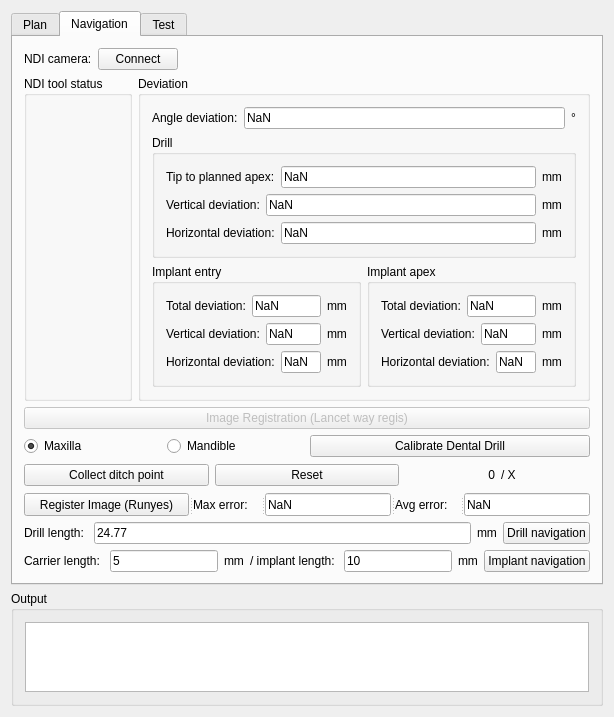
<?xml version="1.0" encoding="UTF-8"?>
<ui version="4.0">
 <class>DentalAccuracyControls</class>
 <widget class="QWidget" name="DentalAccuracyControls">
  <property name="geometry">
   <rect>
    <x>0</x>
    <y>0</y>
    <width>612</width>
    <height>681</height>
   </rect>
  </property>
  <property name="minimumSize">
   <size>
    <width>0</width>
    <height>0</height>
   </size>
  </property>
  <property name="windowTitle">
   <string>QmitkTemplate</string>
  </property>
  <layout class="QGridLayout" name="gridLayout_9">
   <item row="0" column="0">
    <widget class="QTabWidget" name="tabWidget">
     <property name="currentIndex">
      <number>1</number>
     </property>
     <widget class="QWidget" name="tab_2">
      <attribute name="title">
       <string>Plan</string>
      </attribute>
      <layout class="QGridLayout" name="gridLayout_8">
       <item row="0" column="0">
        <widget class="QLabel" name="label">
         <property name="text">
          <string>1. ROI selection with &quot;Image Cropper&quot;</string>
         </property>
        </widget>
       </item>
       <item row="1" column="0">
        <widget class="QLabel" name="label_12">
         <property name="text">
          <string>2. Volume visualization</string>
         </property>
        </widget>
       </item>
       <item row="2" column="0">
        <layout class="QHBoxLayout" name="horizontalLayout">
         <item>
          <widget class="QLabel" name="label_2">
           <property name="text">
            <string>3. Adjust the occlusal plane </string>
           </property>
          </widget>
         </item>
         <item>
          <widget class="QPushButton" name="pushButton_planeAdjust">
           <property name="text">
            <string>Adjust occlusal plane</string>
           </property>
          </widget>
         </item>
        </layout>
       </item>
       <item row="3" column="0">
        <widget class="QLabel" name="label_3">
         <property name="text">
          <string>4. Pick dental curve seeds with &quot;Point Set Interaction&quot;</string>
         </property>
        </widget>
       </item>
       <item row="4" column="0">
        <layout class="QHBoxLayout" name="horizontalLayout_2">
         <item>
          <widget class="QLabel" name="label_5">
           <property name="text">
            <string>5. Generate the dental spline and the Panorama MIP</string>
           </property>
          </widget>
         </item>
         <item>
          <widget class="QPushButton" name="pushButton_splineAndPanorama">
           <property name="text">
            <string>Generate</string>
           </property>
          </widget>
         </item>
        </layout>
       </item>
       <item row="5" column="0">
        <widget class="QSplitter" name="splitter_2">
         <property name="orientation">
          <enum>Qt::Horizontal</enum>
         </property>
         <widget class="QPushButton" name="pushButton_viewPano">
          <property name="text">
           <string>View Panorama</string>
          </property>
         </widget>
         <widget class="QPushButton" name="pushButton_viewCursiveMPR">
          <property name="text">
           <string>View cursive MPR</string>
          </property>
         </widget>
         <widget class="QSlider" name="horizontalSlider">
          <property name="enabled">
           <bool>false</bool>
          </property>
          <property name="orientation">
           <enum>Qt::Horizontal</enum>
          </property>
         </widget>
        </widget>
       </item>
       <item row="6" column="0">
        <widget class="QLabel" name="label_4">
         <property name="text">
          <string>6. Segment the alveolar nerve with &quot;Segmentation&quot;</string>
         </property>
        </widget>
       </item>
       <item row="7" column="0">
        <widget class="QSplitter" name="splitter">
         <property name="orientation">
          <enum>Qt::Horizontal</enum>
         </property>
         <widget class="QLabel" name="label_10">
          <property name="text">
           <string>7. Reconstruct CBCT surface</string>
          </property>
         </widget>
         <widget class="QPushButton" name="pushButton_CBCTreconstruct">
          <property name="text">
           <string>Reconstruct surface</string>
          </property>
         </widget>
        </widget>
       </item>
       <item row="8" column="0">
        <widget class="QLabel" name="label_6">
         <property name="text">
          <string>8. Pick landmarks with &quot;Point Set Interaction&quot; </string>
         </property>
        </widget>
       </item>
       <item row="9" column="0">
        <layout class="QHBoxLayout" name="horizontalLayout_3">
         <item>
          <widget class="QLabel" name="label_7">
           <property name="text">
            <string>9. Merge the intraoral scan and CBCT </string>
           </property>
          </widget>
         </item>
         <item>
          <widget class="QPushButton" name="pushButton_iosCBCT">
           <property name="text">
            <string>Merge</string>
           </property>
          </widget>
         </item>
        </layout>
       </item>
       <item row="10" column="0">
        <layout class="QHBoxLayout" name="horizontalLayout_4">
         <item>
          <widget class="QLabel" name="label_8">
           <property name="text">
            <string>10. Dental crown placement  </string>
           </property>
          </widget>
         </item>
         <item>
          <widget class="QPushButton" name="pushButton_setCrown">
           <property name="text">
            <string>Set crown</string>
           </property>
          </widget>
         </item>
        </layout>
       </item>
       <item row="11" column="0">
        <layout class="QHBoxLayout" name="horizontalLayout_5">
         <item>
          <widget class="QLabel" name="label_9">
           <property name="text">
            <string>11. Implant placement  </string>
           </property>
          </widget>
         </item>
         <item>
          <widget class="QPushButton" name="pushButton_setImplant">
           <property name="text">
            <string>Set implant</string>
           </property>
          </widget>
         </item>
         <item>
          <widget class="QLabel" name="label_17">
           <property name="text">
            <string>Step: </string>
           </property>
          </widget>
         </item>
         <item>
          <widget class="QLineEdit" name="lineEdit_stepSize">
           <property name="text">
            <string>2</string>
           </property>
          </widget>
         </item>
         <item>
          <widget class="QPushButton" name="pushButton_implantFocus">
           <property name="text">
            <string>Focus</string>
           </property>
          </widget>
         </item>
        </layout>
       </item>
       <item row="12" column="0">
        <layout class="QGridLayout" name="gridLayout_7">
         <item row="1" column="0">
          <widget class="QGroupBox" name="groupBox_4">
           <property name="title">
            <string>Coronal</string>
           </property>
           <layout class="QGridLayout" name="gridLayout_5">
            <item row="0" column="0">
             <widget class="QPushButton" name="pushButton_counter_cor">
              <property name="text">
               <string>↺</string>
              </property>
             </widget>
            </item>
            <item row="0" column="1">
             <widget class="QPushButton" name="pushButton_U_cor">
              <property name="text">
               <string>↑</string>
              </property>
             </widget>
            </item>
            <item row="0" column="2">
             <widget class="QPushButton" name="pushButton_clock_cor">
              <property name="text">
               <string>↻</string>
              </property>
             </widget>
            </item>
            <item row="1" column="0">
             <widget class="QPushButton" name="pushButton_L_cor">
              <property name="text">
               <string>←</string>
              </property>
             </widget>
            </item>
            <item row="1" column="1">
             <widget class="QPushButton" name="pushButton_D_cor">
              <property name="text">
               <string>↓</string>
              </property>
             </widget>
            </item>
            <item row="1" column="2">
             <widget class="QPushButton" name="pushButton_R_cor">
              <property name="text">
               <string>→</string>
              </property>
             </widget>
            </item>
           </layout>
          </widget>
         </item>
         <item row="1" column="1">
          <widget class="QLabel" name="label_nerveDistance">
           <property name="text">
            <string>Distance to the alveolar nerve: </string>
           </property>
          </widget>
         </item>
         <item row="0" column="0">
          <widget class="QGroupBox" name="groupBox_2">
           <property name="title">
            <string>Axial</string>
           </property>
           <layout class="QGridLayout" name="gridLayout_3">
            <item row="0" column="0">
             <widget class="QPushButton" name="pushButton_counter_ax">
              <property name="text">
               <string>↺</string>
              </property>
             </widget>
            </item>
            <item row="0" column="1">
             <widget class="QPushButton" name="pushButton_U_ax">
              <property name="text">
               <string>↑</string>
              </property>
             </widget>
            </item>
            <item row="0" column="2">
             <widget class="QPushButton" name="pushButton_clock_ax">
              <property name="text">
               <string>↻</string>
              </property>
             </widget>
            </item>
            <item row="1" column="0">
             <widget class="QPushButton" name="pushButton_L_ax">
              <property name="text">
               <string>←</string>
              </property>
             </widget>
            </item>
            <item row="1" column="1">
             <widget class="QPushButton" name="pushButton_D_ax">
              <property name="text">
               <string>↓</string>
              </property>
             </widget>
            </item>
            <item row="1" column="2">
             <widget class="QPushButton" name="pushButton_R_ax">
              <property name="text">
               <string>→</string>
              </property>
             </widget>
            </item>
           </layout>
          </widget>
         </item>
         <item row="0" column="1">
          <widget class="QGroupBox" name="groupBox_3">
           <property name="title">
            <string>Sagittal</string>
           </property>
           <layout class="QGridLayout" name="gridLayout_4">
            <item row="0" column="0">
             <widget class="QPushButton" name="pushButton_counter_sag">
              <property name="text">
               <string>↺</string>
              </property>
             </widget>
            </item>
            <item row="0" column="1">
             <widget class="QPushButton" name="pushButton_U_sag">
              <property name="text">
               <string>↑</string>
              </property>
             </widget>
            </item>
            <item row="0" column="2">
             <widget class="QPushButton" name="pushButton_clock_sag">
              <property name="text">
               <string>↻</string>
              </property>
             </widget>
            </item>
            <item row="1" column="0">
             <widget class="QPushButton" name="pushButton_L_sag">
              <property name="text">
               <string>←</string>
              </property>
             </widget>
            </item>
            <item row="1" column="1">
             <widget class="QPushButton" name="pushButton_D_sag">
              <property name="text">
               <string>↓</string>
              </property>
             </widget>
            </item>
            <item row="1" column="2">
             <widget class="QPushButton" name="pushButton_R_sag">
              <property name="text">
               <string>→</string>
              </property>
             </widget>
            </item>
           </layout>
          </widget>
         </item>
        </layout>
       </item>
       <item row="13" column="0">
        <layout class="QHBoxLayout" name="horizontalLayout_6">
         <item>
          <widget class="QLabel" name="label_14">
           <property name="text">
            <string>12.Steel ball extraction</string>
           </property>
          </widget>
         </item>
         <item>
          <widget class="QLabel" name="label_20">
           <property name="text">
            <string> Splint type</string>
           </property>
          </widget>
         </item>
         <item>
          <widget class="QComboBox" name="comboBox_plate">
           <property name="minimumContentsLength">
            <number>0</number>
           </property>
           <item>
            <property name="text">
             <string>A</string>
            </property>
           </item>
           <item>
            <property name="text">
             <string>B</string>
            </property>
           </item>
           <item>
            <property name="text">
             <string>C</string>
            </property>
           </item>
          </widget>
         </item>
         <item>
          <widget class="QPushButton" name="pushButton_steelballExtract">
           <property name="text">
            <string>Extract steel balls (Lancet steelball)</string>
           </property>
          </widget>
         </item>
        </layout>
       </item>
      </layout>
     </widget>
     <widget class="QWidget" name="tab">
      <attribute name="title">
       <string>Navigation</string>
      </attribute>
      <layout class="QGridLayout" name="gridLayout_13">
       <item row="0" column="0">
        <layout class="QGridLayout" name="gridLayout_12">
         <item row="0" column="0">
          <layout class="QHBoxLayout" name="horizontalLayout_7">
           <item>
            <widget class="QLabel" name="label_11">
             <property name="text">
              <string>NDI camera:</string>
             </property>
            </widget>
           </item>
           <item>
            <widget class="QPushButton" name="pushButton_connectVega">
             <property name="text">
              <string>Connect</string>
             </property>
            </widget>
           </item>
           <item>
            <spacer name="horizontalSpacer">
             <property name="orientation">
              <enum>Qt::Horizontal</enum>
             </property>
             <property name="sizeHint" stdset="0">
              <size>
               <width>40</width>
               <height>20</height>
              </size>
             </property>
            </spacer>
           </item>
          </layout>
         </item>
         <item row="1" column="0">
          <layout class="QHBoxLayout" name="horizontalLayout_15">
           <item>
            <widget class="QGroupBox" name="groupBox_6">
             <property name="title">
              <string>NDI tool status</string>
             </property>
             <layout class="QGridLayout" name="gridLayout_6">
              <item row="0" column="0">
               <widget class="QmitkToolTrackingStatusWidget" name="m_StatusWidgetVegaToolToShow" native="true">
                <property name="minimumSize">
                 <size>
                  <width>0</width>
                  <height>200</height>
                 </size>
                </property>
                <property name="maximumSize">
                 <size>
                  <width>16777215</width>
                  <height>50</height>
                 </size>
                </property>
               </widget>
              </item>
             </layout>
            </widget>
           </item>
           <item>
            <widget class="QGroupBox" name="groupBox_7">
             <property name="title">
              <string>Deviation</string>
             </property>
             <layout class="QGridLayout" name="gridLayout_2">
              <item row="0" column="0" colspan="2">
               <layout class="QHBoxLayout" name="horizontalLayout_19">
                <item>
                 <widget class="QLabel" name="label_33">
                  <property name="text">
                   <string>Angle deviation:</string>
                  </property>
                 </widget>
                </item>
                <item>
                 <widget class="QLineEdit" name="lineEdit_angleError">
                  <property name="text">
                   <string>NaN</string>
                  </property>
                 </widget>
                </item>
                <item>
                 <widget class="QLabel" name="label_34">
                  <property name="text">
                   <string>°</string>
                  </property>
                 </widget>
                </item>
               </layout>
              </item>
              <item row="1" column="0" colspan="2">
               <widget class="QGroupBox" name="groupBox_8">
                <property name="title">
                 <string>Drill</string>
                </property>
                <layout class="QGridLayout" name="gridLayout_14">
                 <item row="0" column="0">
                  <layout class="QHBoxLayout" name="horizontalLayout_16">
                   <item>
                    <widget class="QLabel" name="label_27">
                     <property name="text">
                      <string>Tip to planned apex:</string>
                     </property>
                    </widget>
                   </item>
                   <item>
                    <widget class="QLineEdit" name="lineEdit_drillTipTotalError">
                     <property name="text">
                      <string>NaN</string>
                     </property>
                    </widget>
                   </item>
                   <item>
                    <widget class="QLabel" name="label_28">
                     <property name="text">
                      <string>mm</string>
                     </property>
                    </widget>
                   </item>
                  </layout>
                 </item>
                 <item row="1" column="0">
                  <layout class="QHBoxLayout" name="horizontalLayout_17">
                   <item>
                    <widget class="QLabel" name="label_29">
                     <property name="text">
                      <string>Vertical deviation:</string>
                     </property>
                    </widget>
                   </item>
                   <item>
                    <widget class="QLineEdit" name="lineEdit_drillTipVertError">
                     <property name="text">
                      <string>NaN</string>
                     </property>
                    </widget>
                   </item>
                   <item>
                    <widget class="QLabel" name="label_30">
                     <property name="text">
                      <string>mm</string>
                     </property>
                    </widget>
                   </item>
                  </layout>
                 </item>
                 <item row="2" column="0">
                  <layout class="QHBoxLayout" name="horizontalLayout_18">
                   <item>
                    <widget class="QLabel" name="label_31">
                     <property name="text">
                      <string>Horizontal deviation:</string>
                     </property>
                    </widget>
                   </item>
                   <item>
                    <widget class="QLineEdit" name="lineEdit_drillTipHoriError">
                     <property name="text">
                      <string>NaN</string>
                     </property>
                    </widget>
                   </item>
                   <item>
                    <widget class="QLabel" name="label_32">
                     <property name="text">
                      <string>mm</string>
                     </property>
                    </widget>
                   </item>
                  </layout>
                 </item>
                </layout>
               </widget>
              </item>
              <item row="2" column="0">
               <widget class="QGroupBox" name="groupBox_10">
                <property name="title">
                 <string>Implant entry</string>
                </property>
                <layout class="QGridLayout" name="gridLayout_15">
                 <item row="0" column="0">
                  <layout class="QHBoxLayout" name="horizontalLayout_24">
                   <item>
                    <widget class="QLabel" name="label_43">
                     <property name="text">
                      <string>Total deviation:</string>
                     </property>
                    </widget>
                   </item>
                   <item>
                    <widget class="QLineEdit" name="lineEdit_entryTotalError">
                     <property name="text">
                      <string>NaN</string>
                     </property>
                    </widget>
                   </item>
                   <item>
                    <widget class="QLabel" name="label_44">
                     <property name="text">
                      <string>mm</string>
                     </property>
                    </widget>
                   </item>
                  </layout>
                 </item>
                 <item row="1" column="0">
                  <layout class="QHBoxLayout" name="horizontalLayout_23">
                   <item>
                    <widget class="QLabel" name="label_41">
                     <property name="text">
                      <string>Vertical deviation:</string>
                     </property>
                    </widget>
                   </item>
                   <item>
                    <widget class="QLineEdit" name="lineEdit_entryVertError">
                     <property name="text">
                      <string>NaN</string>
                     </property>
                    </widget>
                   </item>
                   <item>
                    <widget class="QLabel" name="label_42">
                     <property name="text">
                      <string>mm</string>
                     </property>
                    </widget>
                   </item>
                  </layout>
                 </item>
                 <item row="2" column="0">
                  <layout class="QHBoxLayout" name="horizontalLayout_25">
                   <item>
                    <widget class="QLabel" name="label_45">
                     <property name="text">
                      <string>Horizontal deviation:</string>
                     </property>
                    </widget>
                   </item>
                   <item>
                    <widget class="QLineEdit" name="lineEdit_entryHoriError">
                     <property name="text">
                      <string>NaN</string>
                     </property>
                    </widget>
                   </item>
                   <item>
                    <widget class="QLabel" name="label_46">
                     <property name="text">
                      <string>mm</string>
                     </property>
                    </widget>
                   </item>
                  </layout>
                 </item>
                </layout>
               </widget>
              </item>
              <item row="2" column="1">
               <widget class="QGroupBox" name="groupBox_9">
                <property name="title">
                 <string>Implant apex</string>
                </property>
                <layout class="QGridLayout" name="gridLayout_16">
                 <item row="0" column="0">
                  <layout class="QHBoxLayout" name="horizontalLayout_21">
                   <item>
                    <widget class="QLabel" name="label_37">
                     <property name="text">
                      <string>Total deviation:</string>
                     </property>
                    </widget>
                   </item>
                   <item>
                    <widget class="QLineEdit" name="lineEdit_apexTotalError">
                     <property name="text">
                      <string>NaN</string>
                     </property>
                    </widget>
                   </item>
                   <item>
                    <widget class="QLabel" name="label_38">
                     <property name="text">
                      <string>mm</string>
                     </property>
                    </widget>
                   </item>
                  </layout>
                 </item>
                 <item row="1" column="0">
                  <layout class="QHBoxLayout" name="horizontalLayout_20">
                   <item>
                    <widget class="QLabel" name="label_35">
                     <property name="text">
                      <string>Vertical deviation:</string>
                     </property>
                    </widget>
                   </item>
                   <item>
                    <widget class="QLineEdit" name="lineEdit_apexVertError">
                     <property name="text">
                      <string>NaN</string>
                     </property>
                    </widget>
                   </item>
                   <item>
                    <widget class="QLabel" name="label_36">
                     <property name="text">
                      <string>mm</string>
                     </property>
                    </widget>
                   </item>
                  </layout>
                 </item>
                 <item row="2" column="0">
                  <layout class="QHBoxLayout" name="horizontalLayout_22">
                   <item>
                    <widget class="QLabel" name="label_39">
                     <property name="text">
                      <string>Horizontal deviation:</string>
                     </property>
                    </widget>
                   </item>
                   <item>
                    <widget class="QLineEdit" name="lineEdit_apexHoriError">
                     <property name="text">
                      <string>NaN</string>
                     </property>
                    </widget>
                   </item>
                   <item>
                    <widget class="QLabel" name="label_40">
                     <property name="text">
                      <string>mm</string>
                     </property>
                    </widget>
                   </item>
                  </layout>
                 </item>
                </layout>
               </widget>
              </item>
             </layout>
            </widget>
           </item>
          </layout>
         </item>
        </layout>
       </item>
       <item row="1" column="0">
        <widget class="QPushButton" name="pushButton_imageRegis">
         <property name="enabled">
          <bool>false</bool>
         </property>
         <property name="text">
          <string>Image Registration (Lancet way regis)</string>
         </property>
        </widget>
       </item>
       <item row="2" column="0">
        <layout class="QHBoxLayout" name="horizontalLayout_12">
         <item>
          <layout class="QHBoxLayout" name="horizontalLayout_11">
           <item>
            <widget class="QRadioButton" name="radioButton_maxilla">
             <property name="text">
              <string>Maxilla</string>
             </property>
             <property name="checked">
              <bool>true</bool>
             </property>
            </widget>
           </item>
           <item>
            <widget class="QRadioButton" name="radioButton_mandible">
             <property name="text">
              <string>Mandible</string>
             </property>
            </widget>
           </item>
          </layout>
         </item>
         <item>
          <widget class="QPushButton" name="pushButton_calibrateDrill">
           <property name="text">
            <string>Calibrate Dental Drill</string>
           </property>
          </widget>
         </item>
        </layout>
       </item>
       <item row="3" column="0">
        <layout class="QHBoxLayout" name="horizontalLayout_10">
         <item>
          <widget class="QPushButton" name="pushButton_collectDitch">
           <property name="text">
            <string>Collect ditch point</string>
           </property>
          </widget>
         </item>
         <item>
          <widget class="QPushButton" name="pushButton_resetImageRegis">
           <property name="text">
            <string>Reset</string>
           </property>
          </widget>
         </item>
         <item>
          <layout class="QHBoxLayout" name="horizontalLayout_9">
           <item>
            <widget class="QLabel" name="label_15">
             <property name="layoutDirection">
              <enum>Qt::LeftToRight</enum>
             </property>
             <property name="text">
              <string>0</string>
             </property>
             <property name="alignment">
              <set>Qt::AlignRight|Qt::AlignTrailing|Qt::AlignVCenter</set>
             </property>
            </widget>
           </item>
           <item>
            <widget class="QLabel" name="label_16">
             <property name="text">
              <string>/ X</string>
             </property>
            </widget>
           </item>
          </layout>
         </item>
        </layout>
       </item>
       <item row="4" column="0">
        <widget class="QSplitter" name="splitter_3">
         <property name="orientation">
          <enum>Qt::Horizontal</enum>
         </property>
         <widget class="QPushButton" name="pushButton_imageRegisNew">
          <property name="text">
           <string>Register Image (Runyes)</string>
          </property>
         </widget>
         <widget class="QLabel" name="label_18">
          <property name="text">
           <string>Max error: </string>
          </property>
         </widget>
         <widget class="QLineEdit" name="lineEdit_maxError">
          <property name="text">
           <string>NaN</string>
          </property>
         </widget>
         <widget class="QLabel" name="label_19">
          <property name="text">
           <string>Avg error: </string>
          </property>
         </widget>
         <widget class="QLineEdit" name="lineEdit_avgError">
          <property name="text">
           <string>NaN</string>
          </property>
         </widget>
        </widget>
       </item>
       <item row="5" column="0">
        <layout class="QHBoxLayout" name="horizontalLayout_13">
         <item>
          <widget class="QLabel" name="label_21">
           <property name="text">
            <string>Drill length: </string>
           </property>
          </widget>
         </item>
         <item>
          <widget class="QLineEdit" name="lineEdit_drillLength">
           <property name="text">
            <string>24.77</string>
           </property>
          </widget>
         </item>
         <item>
          <widget class="QLabel" name="label_22">
           <property name="text">
            <string>mm</string>
           </property>
          </widget>
         </item>
         <item>
          <widget class="QPushButton" name="pushButton_startNavi">
           <property name="text">
            <string>Drill navigation</string>
           </property>
          </widget>
         </item>
        </layout>
       </item>
       <item row="6" column="0">
        <layout class="QHBoxLayout" name="horizontalLayout_14">
         <item>
          <widget class="QLabel" name="label_23">
           <property name="text">
            <string>Carrier length: </string>
           </property>
          </widget>
         </item>
         <item>
          <widget class="QLineEdit" name="lineEdit_carrierLength">
           <property name="text">
            <string>5</string>
           </property>
          </widget>
         </item>
         <item>
          <widget class="QLabel" name="label_24">
           <property name="text">
            <string>mm</string>
           </property>
          </widget>
         </item>
         <item>
          <widget class="QLabel" name="label_26">
           <property name="text">
            <string>/ implant length: </string>
           </property>
          </widget>
         </item>
         <item>
          <widget class="QLineEdit" name="lineEdit_implantLength">
           <property name="text">
            <string>10</string>
           </property>
          </widget>
         </item>
         <item>
          <widget class="QLabel" name="label_25">
           <property name="text">
            <string>mm</string>
           </property>
          </widget>
         </item>
         <item>
          <widget class="QPushButton" name="pushButton_startNaviImplant">
           <property name="text">
            <string>Implant navigation</string>
           </property>
          </widget>
         </item>
        </layout>
       </item>
      </layout>
     </widget>
     <widget class="QWidget" name="tab_3">
      <attribute name="title">
       <string>Test</string>
      </attribute>
      <widget class="QPushButton" name="pushButton_genSplineAndAppend">
       <property name="enabled">
        <bool>true</bool>
       </property>
       <property name="geometry">
        <rect>
         <x>50</x>
         <y>10</y>
         <width>221</width>
         <height>23</height>
        </rect>
       </property>
       <property name="text">
        <string>Append splines to form surface</string>
       </property>
      </widget>
      <widget class="QWidget" name="layoutWidget">
       <property name="geometry">
        <rect>
         <x>50</x>
         <y>40</y>
         <width>287</width>
         <height>25</height>
        </rect>
       </property>
       <layout class="QHBoxLayout" name="horizontalLayout_8">
        <item>
         <widget class="QLabel" name="label_13">
          <property name="text">
           <string>Pset name:</string>
          </property>
         </widget>
        </item>
        <item>
         <widget class="QLineEdit" name="lineEdit"/>
        </item>
        <item>
         <widget class="QPushButton" name="pushButton_GenSeeds">
          <property name="text">
           <string>Generate Pset</string>
          </property>
         </widget>
        </item>
       </layout>
      </widget>
      <widget class="QGroupBox" name="groupBox_5">
       <property name="geometry">
        <rect>
         <x>50</x>
         <y>90</y>
         <width>431</width>
         <height>141</height>
        </rect>
       </property>
       <property name="title">
        <string>Crown-abutment-implant linkage</string>
       </property>
       <layout class="QGridLayout" name="gridLayout_11">
        <item row="1" column="1">
         <widget class="QPushButton" name="pushButton_followAbutment">
          <property name="text">
           <string>Implant follows Abutment</string>
          </property>
         </widget>
        </item>
        <item row="1" column="0">
         <widget class="QPushButton" name="pushButton_followCrown">
          <property name="text">
           <string>All follow Crown</string>
          </property>
         </widget>
        </item>
        <item row="0" column="0" colspan="2">
         <layout class="QGridLayout" name="gridLayout_10">
          <item row="0" column="0">
           <widget class="QRadioButton" name="radioButton_fixExit">
            <property name="text">
             <string>Fix exit</string>
            </property>
            <property name="checked">
             <bool>true</bool>
            </property>
           </widget>
          </item>
          <item row="0" column="1" rowspan="2">
           <widget class="QPushButton" name="pushButton_testMoveImplant">
            <property name="text">
             <string>Update implant position</string>
            </property>
           </widget>
          </item>
          <item row="1" column="0">
           <widget class="QRadioButton" name="radioButton_fixEntry">
            <property name="text">
             <string>Fix entry</string>
            </property>
           </widget>
          </item>
         </layout>
        </item>
        <item row="2" column="0">
         <widget class="QPushButton" name="pushButton_implantToCrown">
          <property name="text">
           <string>Implant to crown</string>
          </property>
         </widget>
        </item>
        <item row="2" column="1">
         <widget class="QPushButton" name="pushButton_abutmentToImplant">
          <property name="text">
           <string>Abutment to implant</string>
          </property>
         </widget>
        </item>
       </layout>
      </widget>
      <widget class="QPushButton" name="pushButton_implantTipExtract">
       <property name="geometry">
        <rect>
         <x>70</x>
         <y>250</y>
         <width>211</width>
         <height>23</height>
        </rect>
       </property>
       <property name="text">
        <string>Extract implant tip points</string>
       </property>
      </widget>
      <widget class="QSlider" name="horizontalSlider_THAslicer">
       <property name="enabled">
        <bool>true</bool>
       </property>
       <property name="geometry">
        <rect>
         <x>70</x>
         <y>340</y>
         <width>172</width>
         <height>23</height>
        </rect>
       </property>
       <property name="orientation">
        <enum>Qt::Horizontal</enum>
       </property>
      </widget>
      <widget class="QLabel" name="label_47">
       <property name="geometry">
        <rect>
         <x>80</x>
         <y>310</y>
         <width>81</width>
         <height>16</height>
        </rect>
       </property>
       <property name="text">
        <string>sliceView</string>
       </property>
      </widget>
      <widget class="QPushButton" name="pushButton_stencil">
       <property name="geometry">
        <rect>
         <x>160</x>
         <y>310</y>
         <width>181</width>
         <height>23</height>
        </rect>
       </property>
       <property name="text">
        <string>stencil image with surface</string>
       </property>
      </widget>
     </widget>
    </widget>
   </item>
   <item row="1" column="0">
    <widget class="QGroupBox" name="groupBox">
     <property name="title">
      <string>Output</string>
     </property>
     <layout class="QGridLayout" name="gridLayout">
      <item row="0" column="0">
       <widget class="QTextBrowser" name="textBrowser"/>
      </item>
     </layout>
    </widget>
   </item>
  </layout>
 </widget>
 <layoutdefault spacing="6" margin="11"/>
 <customwidgets>
  <customwidget>
   <class>QmitkToolTrackingStatusWidget</class>
   <extends>QWidget</extends>
   <header location="global">QmitkToolTrackingStatusWidget.h</header>
   <container>1</container>
  </customwidget>
 </customwidgets>
 <resources/>
 <connections/>
</ui>
